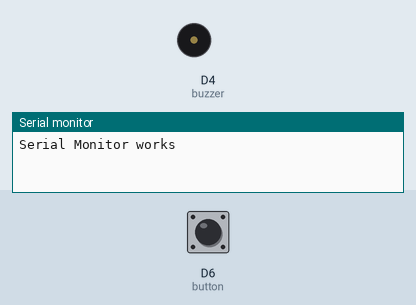
Bench run of a sketch on a simulated ESP8266 (NodeMCU). On the bench: buzzer (waves = sounding, pin HIGH), the last lines printed to the serial monitor. The test bench sets the inputs (shaded band); at power-on: D6 (button) HIGH.

Above: at 1.2 s.
1.3 s: D6 (button) pulled LOW for 0.15 s
At 1.85 s:
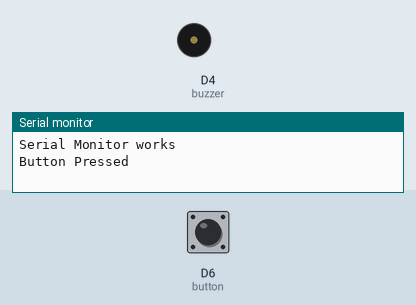
Timing chart, 0 to 4.3 s (numbered marks = the images above; inputs shaded):
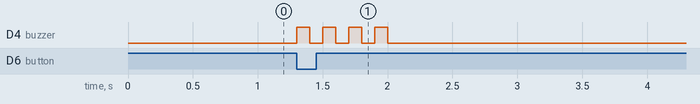

Measured:
- after the input at 1.3 s, D4 (buzzer): alternates HIGH for 0.10 s and LOW for 0.10 s, 8 changes in all, then stays LOW, starting at once

The sketch:

HAB2RecoverySystem.ino
```cpp
int buzzer = D4;
int button = D6;
int minsBeforeLaunch = 10;
int flightMins = 135;
int totMins = minsBeforeLaunch+flightMins;
//notes on flight timing
//oren wants 135 mins from when balloon takes off until it starts buzzing
//QUESTION: how much time from pressing button until launch???

bool buzzerState = LOW;

void setup() {
Serial.begin(9600);
pinMode(buzzer, OUTPUT);
pinMode(button, INPUT_PULLUP);
Serial.println("Serial Monitor works");
}


void loop() {

if(digitalRead(button) == 0){
Serial.println("Button Pressed");
buzzerState = HIGH;
digitalWrite(buzzer, HIGH);   // module switches the buzzer on
delay(100);
digitalWrite(buzzer, LOW);   // module switches the buzzer on
delay(100);
digitalWrite(buzzer, HIGH);   // module switches the buzzer on
delay(100);
digitalWrite(buzzer, LOW);   // module switches the buzzer on
delay(100);
digitalWrite(buzzer, HIGH);   // module switches the buzzer on
delay(100);
digitalWrite(buzzer, LOW);   // module switches the buzzer on
delay(100);
digitalWrite(buzzer, HIGH);   // module switches the buzzer on
delay(100);
digitalWrite(buzzer, LOW);   // module switches the buzzer on
delay(100);

delay(60000 * totMins);
}

if(buzzerState){
digitalWrite(buzzer, HIGH);   // module switches the buzzer on
Serial.println("Buzzer on");
delay(500);
digitalWrite(buzzer, LOW);   // module switches the buzzer on
delay(500);
Serial.println("Buzzer off");
}


}
```
